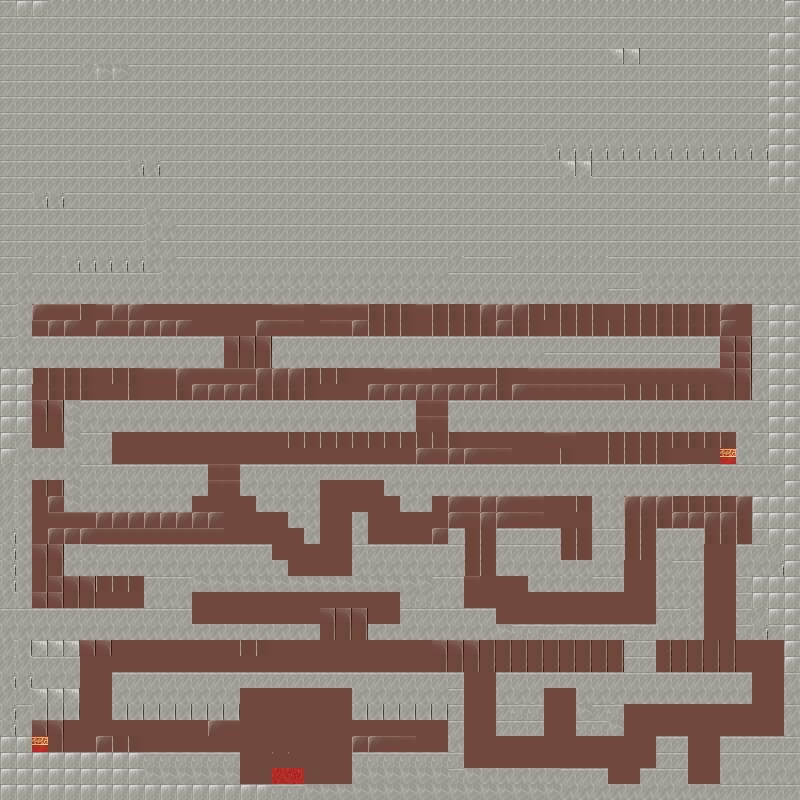

A 2D game scene composited from a Tiled map and its tileset images. What follows is a short description and the map's XML, with each tile layer's data collapsed to a summary:
An orthogonal 50x50 tile map with 16x16 px tiles, 1 tile layer (Tile Layer 1).

<map version="1.0" orientation="orthogonal" width="50" height="50" tilewidth="16" tileheight="16">
 <tileset firstgid="1" name="TileA2" tilewidth="16" tileheight="16">
  <image source="TileA2.png" width="512" height="384" />
  <terraintypes>
   <terrain name="New Terrain" tile="-1" />
  </terraintypes>
  <tile id="284">
   <properties>
    <property name="passable" value="" />
   </properties>
  </tile>
  <tile id="285">
   <properties>
    <property name="passable" value="" />
   </properties>
  </tile>
  <tile id="286">
   <properties>
    <property name="passable" value="" />
   </properties>
  </tile>
  <tile id="287">
   <properties>
    <property name="passable" value="" />
   </properties>
  </tile>
  <tile id="305">
   <properties>
    <property name="grass" value="true" />
   </properties>
  </tile>
  <tile id="316">
   <properties>
    <property name="passable" value="" />
   </properties>
  </tile>
  <tile id="317">
   <properties>
    <property name="passable" value="" />
   </properties>
  </tile>
  <tile id="318">
   <properties>
    <property name="passable" value="" />
   </properties>
  </tile>
  <tile id="319">
   <properties>
    <property name="passable" value="" />
   </properties>
  </tile>
  <tile id="338">
   <properties>
    <property name="grass" value="true" />
   </properties>
  </tile>
  <tile id="348">
   <properties>
    <property name="passable" value="" />
   </properties>
  </tile>
  <tile id="349">
   <properties>
    <property name="passable" value="" />
   </properties>
  </tile>
  <tile id="350">
   <properties>
    <property name="passable" value="" />
   </properties>
  </tile>
  <tile id="351">
   <properties>
    <property name="passable" value="" />
   </properties>
  </tile>
  <tile id="473">
   <properties>
    <property name="end" value="" />
   </properties>
  </tile>
  <tile id="476">
   <properties>
    <property name="block" value="" />
   </properties>
  </tile>
  <tile id="477">
   <properties>
    <property name="block" value="true" />
   </properties>
  </tile>
  <tile id="478">
   <properties>
    <property name="block" value="true" />
   </properties>
  </tile>
  <tile id="479">
   <properties>
    <property name="block" value="true" />
   </properties>
  </tile>
  <tile id="505">
   <properties>
    <property name="start" value="" />
   </properties>
  </tile>
  <tile id="508">
   <properties>
    <property name="block" value="true" />
   </properties>
  </tile>
  <tile id="509">
   <properties>
    <property name="block" value="true" />
   </properties>
  </tile>
  <tile id="510">
   <properties>
    <property name="block" value="true" />
   </properties>
  </tile>
  <tile id="511">
   <properties>
    <property name="block" value="true" />
   </properties>
  </tile>
  <tile id="540">
   <properties>
    <property name="block" value="true" />
   </properties>
  </tile>
  <tile id="541">
   <properties>
    <property name="block" value="true" />
   </properties>
  </tile>
  <tile id="542">
   <properties>
    <property name="block" value="true" />
   </properties>
  </tile>
  <tile id="543">
   <properties>
    <property name="block" value="true" />
   </properties>
  </tile>
 </tileset>
 <layer name="Tile Layer 1" width="50" height="50">
  <data>[2500 cells, 2500 non-empty, 27 distinct tile ids]</data>
 </layer>
</map>
